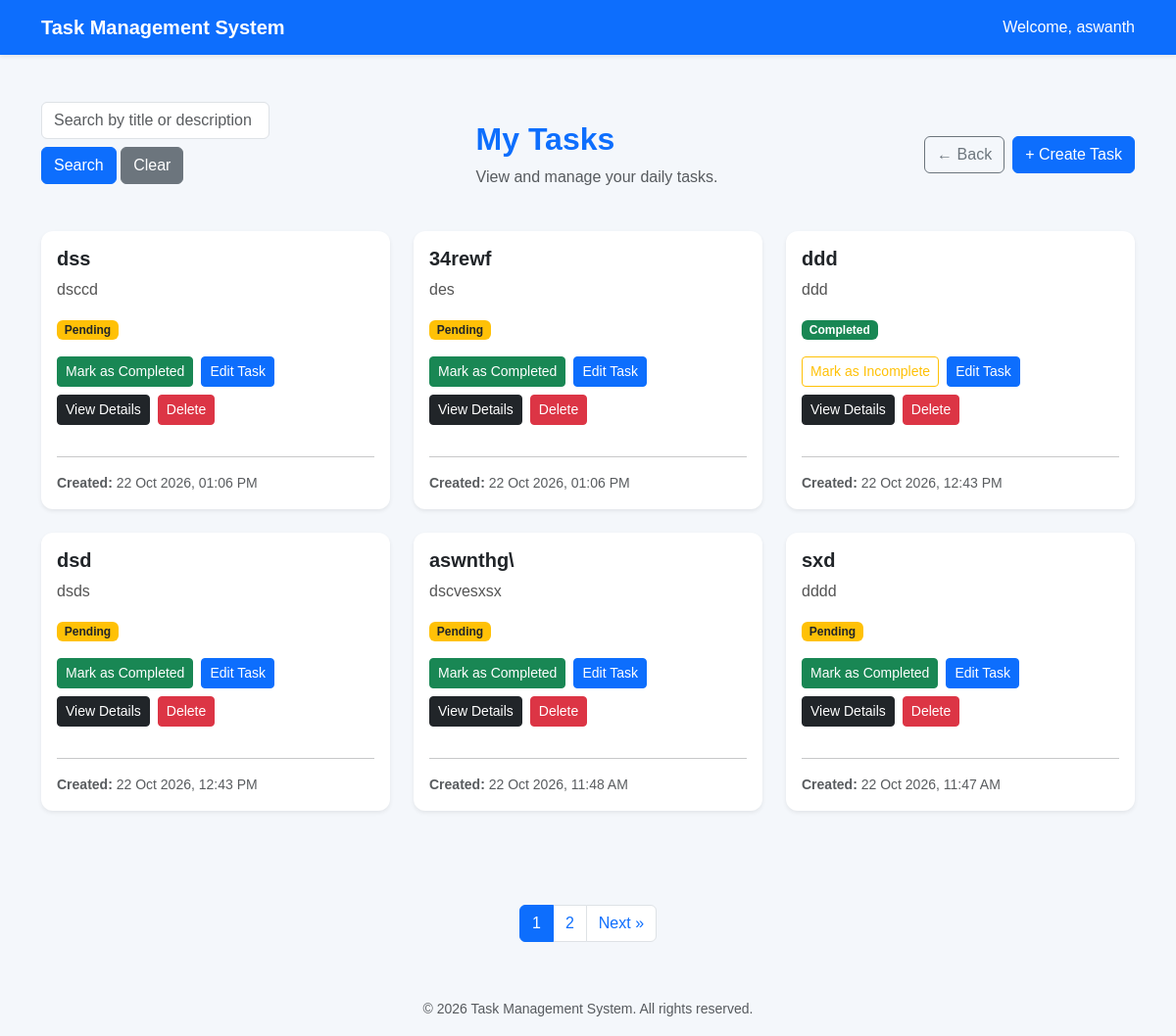
Before: /tasks/ (signed in) with the older database file.
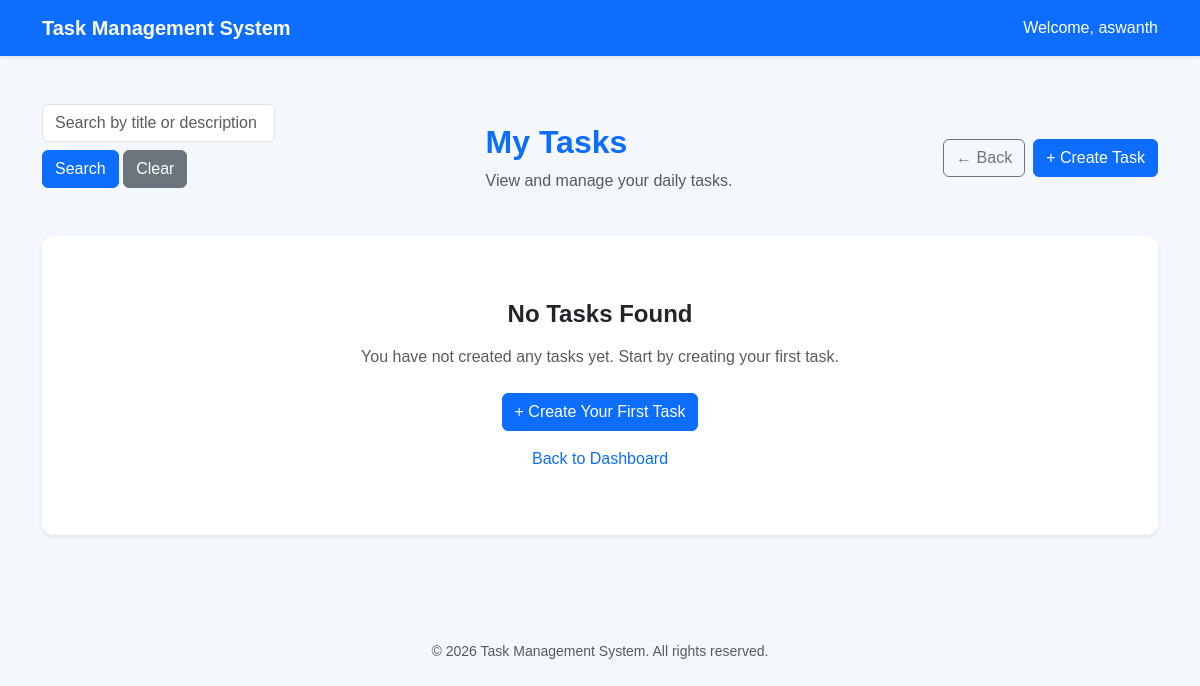
After: the same page with the newer database file.
### TaskApp/models.py (models this page shows, shortened)
class Register(AbstractUser):
    is_user = models.BooleanField(default=False)

class Task(models.Model):
    user = models.ForeignKey(
        Register,
        on_delete=models.CASCADE,
        related_name='tasks'
    )
    title = models.CharField(max_length=200)
    description = models.TextField(blank=True)
    completed = models.BooleanField(default=False)
    created_at = models.DateTimeField(auto_now_add=True)

### TaskApp/views.py (the view)
# urls.py: path('tasks/', views.task_list, name='task_list'),
@login_required(login_url="loginF")
def task_list(request):
    tasks = Task.objects.filter(
        user=request.user
    ).order_by('-created_at')
    task_filter = TaskFilter(
        request.GET,
        queryset=tasks
    )
    filtered_tasks = task_filter.qs
    paginator = Paginator(filtered_tasks, 6)
    page_number = request.GET.get('page')
    page_obj = paginator.get_page(page_number)
    return render(request, 'task_list.html', {
        'tasks': page_obj,
        'page_obj': page_obj,
        'filter': task_filter,
    })

### templates/task_list.html (shortened to what this page needs)
<!DOCTYPE html>
<html lang="en">
<head>
    <link href="https://cdn.jsdelivr.net/npm/bootstrap@5.3.3/dist/css/bootstrap.min.css"
          rel="stylesheet">
</head>
<body>
    <nav class="navbar navbar-dark bg-primary shadow-sm">
        <div class="container">
            <a class="navbar-brand" href="{% url 'Home' %}">
                Task Management System
            </a>
            <span class="text-white">
                Welcome, {{ request.user.username }}
            </span>
        </div>
    </nav>
    <div class="container py-5">
        <div class="d-flex flex-column flex-md-row
                    justify-content-between align-items-md-center
                    gap-3 mb-4">
            <form method="GET" class="mb-4">
    <input
        type="text"
        name="search"
        class="form-control"
        placeholder="Search by title or description"
        value="{{ request.GET.search }}"
    >
    <button type="submit" class="btn btn-primary mt-2">
        Search
    </button>
    <a href="{% url 'task_list' %}"
       class="btn btn-secondary mt-2">
        Clear
    </a>
</form>
            <div>
                <h2 class="page-title mb-2">My Tasks</h2>
                <p class="text-muted mb-0">
                    View and manage your daily tasks.
                </p>
            </div>
            <div class="d-flex flex-wrap gap-2">
                <a href="{% url 'Home' %}"
                   class="btn btn-outline-secondary">
                    &larr; Back
                </a>
                <a href="{% url 'create_task' %}"
                   class="btn btn-primary">
                    + Create Task
                </a>
            </div>
        </div>
        {% if tasks %}
            <div class="row">
                {% for task in tasks %}
                    <div class="col-md-6 col-lg-4 mb-4">
                        <div class="card task-card shadow-sm h-100">
                            <div class="card-body d-flex flex-column">
                                <h5 class="card-title fw-bold">
                                    {{ task.title }}
                                </h5>
                                <p class="task-description mb-3">
                                    {{ task.description|default:"No description provided." }}
                                </p>
                                <div class="mb-3">
                                    {% if task.completed %}
                                        <span class="badge bg-success">
                                            Completed
                                        </span>
                                    {% else %}
                                        <span class="badge bg-warning text-dark">
                                            Pending
                                        </span>
                                    {% endif %}
                                </div>
                                <div class="task-actions mb-3">
                                    <form method="POST"
                                          action="{% url 'toggle_task_status' task.id %}">
                                        {% if task.completed %}
                                            <button type="submit"
                                                    class="btn btn-outline-warning btn-sm">
                                                Mark as Incomplete
                                            </button>
                                        {% else %}
                                            <button type="submit"
                                                    class="btn btn-success btn-sm">
                                                Mark as Completed
                                            </button>
                                        {% endif %}
                                    </form>
                                    <a href="{% url 'edit_task' task.id %}"
                                       class="btn btn-primary btn-sm">
                                        Edit Task
                                    </a>
    <a href="{% url 'task_detail' task.id %}"
   class="btn btn-dark btn-sm text-white">
    View Details
</a>
                                     <a href="{% url 'delete_task' task.id %}"
   class="btn btn-danger btn-sm text-white">
   Delete
</a>
                                </div>
                                <div class="mt-auto">
                                    <hr>
                                    <p class="text-muted small mb-0">
                                        <strong>Created:</strong>
                                        {{ task.created_at|date:"d M Y, h:i A" }}
                                    </p>
                                </div>
                            </div>
                        </div>
                    </div>
                {% endfor %}
            </div>
        {% else %}
            <div class="card empty-state shadow-sm text-center p-4 p-md-5">
                <div class="card-body">
                    <h4 class="fw-bold mb-3">No Tasks Found</h4>
                    <p class="text-muted mb-4">
                        You have not created any tasks yet.
                        Start by creating your first task.
                    </p>
                    <a href="{% url 'create_task' %}"
                       class="btn btn-primary">
                        + Create Your First Task
                    </a>
                    <div class="mt-3">
                        <a href="{% url 'Home' %}"
                           class="text-decoration-none">
                            Back to Dashboard
                        </a>
                    </div>
                </div>
            </div>
        {% endif %}
    </div>
{% if page_obj.has_other_pages %}
<nav class="mt-4" aria-label="Task pagination">
    <ul class="pagination justify-content-center">
        {% for num in page_obj.paginator.page_range %}
        <li class="page-item {% if page_obj.number == num %}active{% endif %}">
            <a class="page-link"
               href="?{% if request.GET.search %}search={{ request.GET.search|urlencode }}&{% endif %}page={{ num }}">
                {{ num }}
            </a>
        </li>
        {% endfor %}
        {% if page_obj.has_next %}
        <li class="page-item">
            <a class="page-link"
               href="?{% if request.GET.search %}search={{ request.GET.search|urlencode }}&{% endif %}page={{ page_obj.next_page_number }}">
                Next &raquo;
            </a>
        </li>
        {% endif %}
    </ul>
</nav>
{% endif %}
    <footer class="text-center text-muted py-3">
        <small>
            &copy; {% now "Y" %} Task Management System.
            All rights reserved.
        </small>
    </footer>
</body>
</html>

### templates/task_list.html (style rules this page uses)
body { background-color: #f4f7fb; font-family: Arial, sans-serif; }
.navbar-brand { font-weight: bold; }
.page-title { color: #0d6efd; font-weight: 700; }
.empty-state { border: none; border-radius: 12px; }
footer { margin-top: 40px; }

Changed rows visible on the page:
removed Task: title "dss", description "dsccd", completed "Pending", created_at "22 Oct 2026, 01:06 PM"
removed Task: title "34rewf", description "des", completed "Pending", created_at "22 Oct 2026, 01:06 PM"
removed Task: title "ddd", description "ddd", completed "Completed", created_at "22 Oct 2026, 12:43 PM"
removed Task: title "dsd", description "dsds", completed "Pending", created_at "22 Oct 2026, 12:43 PM"
removed Task: title "aswnthg\\", description "dscvesxsx", completed "Pending", created_at "22 Oct 2026, 11:48 AM"
removed Task: title "sxd", description "dddd", completed "Pending", created_at "22 Oct 2026, 11:47 AM"
Other visible differences:
text no longer shown: "Next »"
text now shown: "No Tasks Found You have not created any tasks yet. Start by creating your first task. + Create Your First Task Back to Dashboard"
list line gone: "1"
list line gone: "2"
